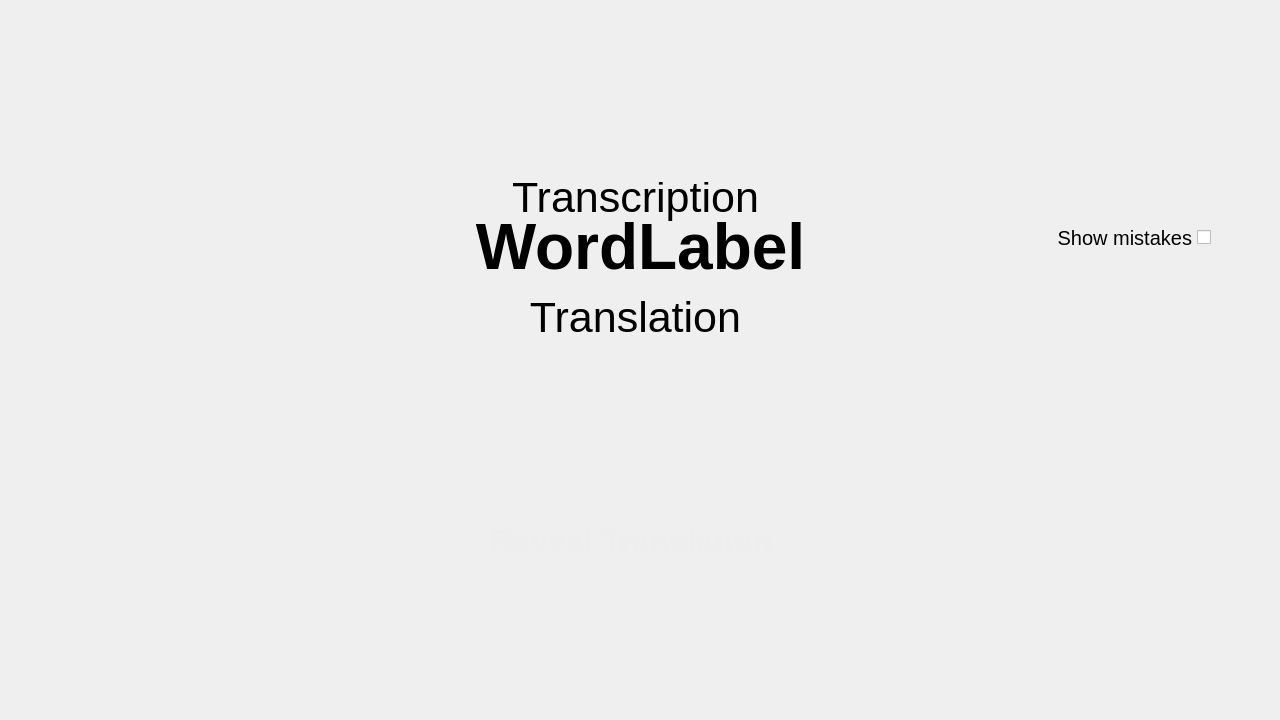
<?xml version="1.0" encoding="UTF-8"?>
<ui version="4.0">
 <class>UNOlingo</class>
 <widget class="QWidget" name="UNOlingo">
  <property name="geometry">
   <rect>
    <x>0</x>
    <y>0</y>
    <width>1280</width>
    <height>720</height>
   </rect>
  </property>
  <property name="minimumSize">
   <size>
    <width>1280</width>
    <height>0</height>
   </size>
  </property>
  <property name="maximumSize">
   <size>
    <width>1280</width>
    <height>720</height>
   </size>
  </property>
  <property name="windowTitle">
   <string>UNOlingo</string>
  </property>
  <property name="windowIcon">
   <iconset>
    <normaloff>../images/UNOlingo.png</normaloff>../images/UNOlingo.png</iconset>
  </property>
  <widget class="QWidget" name="verticalLayoutWidget">
   <property name="geometry">
    <rect>
     <x>-10</x>
     <y>0</y>
     <width>1301</width>
     <height>771</height>
    </rect>
   </property>
   <layout class="QVBoxLayout" name="Base_Layout" stretch="0,0">
    <property name="spacing">
     <number>9</number>
    </property>
    <property name="leftMargin">
     <number>0</number>
    </property>
    <property name="rightMargin">
     <number>0</number>
    </property>
    <property name="bottomMargin">
     <number>0</number>
    </property>
    <item>
     <widget class="QStackedWidget" name="pages">
      <property name="layoutDirection">
       <enum>Qt::LayoutDirection::RightToLeft</enum>
      </property>
      <property name="autoFillBackground">
       <bool>false</bool>
      </property>
      <property name="currentIndex">
       <number>0</number>
      </property>
      <widget class="QWidget" name="Lesson_screen">
       <widget class="QWidget" name="verticalLayoutWidget_2">
        <property name="geometry">
         <rect>
          <x>0</x>
          <y>0</y>
          <width>1282</width>
          <height>591</height>
         </rect>
        </property>
        <layout class="QVBoxLayout" name="Main_Study_Layout">
         <property name="spacing">
          <number>0</number>
         </property>
         <property name="leftMargin">
          <number>0</number>
         </property>
         <property name="topMargin">
          <number>0</number>
         </property>
         <property name="bottomMargin">
          <number>0</number>
         </property>
         <item>
          <spacer name="word_centering2">
           <property name="orientation">
            <enum>Qt::Orientation::Vertical</enum>
           </property>
           <property name="sizeType">
            <enum>QSizePolicy::Policy::Fixed</enum>
           </property>
           <property name="sizeHint" stdset="0">
            <size>
             <width>20</width>
             <height>170</height>
            </size>
           </property>
          </spacer>
         </item>
         <item>
          <widget class="QWidget" name="Center_widget" native="true">
           <property name="minimumSize">
            <size>
             <width>0</width>
             <height>160</height>
            </size>
           </property>
           <property name="maximumSize">
            <size>
             <width>16777215</width>
             <height>160</height>
            </size>
           </property>
           <widget class="QLabel" name="The_word">
            <property name="geometry">
             <rect>
              <x>10</x>
              <y>10</y>
              <width>1281</width>
              <height>110</height>
             </rect>
            </property>
            <property name="maximumSize">
             <size>
              <width>16777215</width>
              <height>110</height>
             </size>
            </property>
            <property name="font">
             <font>
              <pointsize>48</pointsize>
              <bold>true</bold>
             </font>
            </property>
            <property name="styleSheet">
             <string notr="true"/>
            </property>
            <property name="text">
             <string>WordLabel</string>
            </property>
            <property name="alignment">
             <set>Qt::AlignmentFlag::AlignCenter</set>
            </property>
           </widget>
           <widget class="QPushButton" name="repeat_audio">
            <property name="geometry">
             <rect>
              <x>250</x>
              <y>10</y>
              <width>100</width>
              <height>100</height>
             </rect>
            </property>
            <property name="minimumSize">
             <size>
              <width>100</width>
              <height>100</height>
             </size>
            </property>
            <property name="maximumSize">
             <size>
              <width>100</width>
              <height>100</height>
             </size>
            </property>
            <property name="styleSheet">
             <string notr="true">QPushButton {
    color: #333;
    border: none;
    border-radius: 50px;
    border-style: outset;
    background: qradialgradient(
        cx: 0.3, cy: -0.4, fx: 0.3, fy: -0.4,
        radius: 1.35, stop: 0 #fff, stop: 1 #ccc
        );
    padding: 5px;
    }

QPushButton:hover {
    background: qradialgradient(
        cx: 0.3, cy: -0.4, fx: 0.3, fy: -0.4,
        radius: 1.35, stop: 0 #fff, stop: 1 #aaa
        );
    }

QPushButton:pressed {
    border-style: inset;
    background: qradialgradient(
        cx: 0.4, cy: -0.1, fx: 0.4, fy: -0.1,
        radius: 1.35, stop: 0 #fff, stop: 1 #bbb
        );
    }</string>
            </property>
            <property name="text">
             <string/>
            </property>
            <property name="icon">
             <iconset>
              <normalon>../images/audio.png</normalon>
             </iconset>
            </property>
            <property name="iconSize">
             <size>
              <width>60</width>
              <height>60</height>
             </size>
            </property>
           </widget>
           <widget class="QPushButton" name="restart_lesson">
            <property name="enabled">
             <bool>true</bool>
            </property>
            <property name="geometry">
             <rect>
              <x>930</x>
              <y>10</y>
              <width>100</width>
              <height>100</height>
             </rect>
            </property>
            <property name="minimumSize">
             <size>
              <width>100</width>
              <height>100</height>
             </size>
            </property>
            <property name="maximumSize">
             <size>
              <width>100</width>
              <height>100</height>
             </size>
            </property>
            <property name="styleSheet">
             <string notr="true">QPushButton {
    color: #333;
    border: none;
    border-radius: 50px;
    border-style: outset;
    background: qradialgradient(
        cx: 0.3, cy: -0.4, fx: 0.3, fy: -0.4,
        radius: 1.35, stop: 0 #fff, stop: 1 #ccc
        );
    padding: 5px;
    }

QPushButton:hover {
    background: qradialgradient(
        cx: 0.3, cy: -0.4, fx: 0.3, fy: -0.4,
        radius: 1.35, stop: 0 #fff, stop: 1 #aaa
        );
    }

QPushButton:pressed {
    border-style: inset;
    background: qradialgradient(
        cx: 0.4, cy: -0.1, fx: 0.4, fy: -0.1,
        radius: 1.35, stop: 0 #fff, stop: 1 #bbb
        );
    }
</string>
            </property>
            <property name="text">
             <string/>
            </property>
            <property name="icon">
             <iconset>
              <normalon>../images/restart.png</normalon>
             </iconset>
            </property>
            <property name="iconSize">
             <size>
              <width>60</width>
              <height>60</height>
             </size>
            </property>
           </widget>
           <widget class="QLabel" name="word_translation">
            <property name="geometry">
             <rect>
              <x>10</x>
              <y>110</y>
              <width>1271</width>
              <height>50</height>
             </rect>
            </property>
            <property name="minimumSize">
             <size>
              <width>0</width>
              <height>50</height>
             </size>
            </property>
            <property name="maximumSize">
             <size>
              <width>16777215</width>
              <height>50</height>
             </size>
            </property>
            <property name="font">
             <font>
              <pointsize>32</pointsize>
             </font>
            </property>
            <property name="text">
             <string>Translation</string>
            </property>
            <property name="alignment">
             <set>Qt::AlignmentFlag::AlignCenter</set>
            </property>
           </widget>
           <widget class="QLabel" name="word_transcription">
            <property name="geometry">
             <rect>
              <x>10</x>
              <y>-10</y>
              <width>1271</width>
              <height>50</height>
             </rect>
            </property>
            <property name="minimumSize">
             <size>
              <width>0</width>
              <height>50</height>
             </size>
            </property>
            <property name="maximumSize">
             <size>
              <width>16777215</width>
              <height>50</height>
             </size>
            </property>
            <property name="font">
             <font>
              <pointsize>32</pointsize>
             </font>
            </property>
            <property name="text">
             <string>Transcription</string>
            </property>
            <property name="alignment">
             <set>Qt::AlignmentFlag::AlignCenter</set>
            </property>
           </widget>
           <widget class="QCheckBox" name="checkBox">
            <property name="geometry">
             <rect>
              <x>1060</x>
              <y>40</y>
              <width>161</width>
              <height>31</height>
             </rect>
            </property>
            <property name="font">
             <font>
              <pointsize>15</pointsize>
             </font>
            </property>
            <property name="text">
             <string>Show mistakes</string>
            </property>
           </widget>
          </widget>
         </item>
         <item>
          <spacer name="word_centering1">
           <property name="orientation">
            <enum>Qt::Orientation::Vertical</enum>
           </property>
           <property name="sizeType">
            <enum>QSizePolicy::Policy::Fixed</enum>
           </property>
           <property name="sizeHint" stdset="0">
            <size>
             <width>20</width>
             <height>60</height>
            </size>
           </property>
          </spacer>
         </item>
         <item>
          <layout class="QHBoxLayout" name="W_L_button_layout">
           <property name="spacing">
            <number>20</number>
           </property>
           <property name="leftMargin">
            <number>400</number>
           </property>
           <property name="rightMargin">
            <number>400</number>
           </property>
           <item>
            <spacer name="button_spaceholder2_2">
             <property name="orientation">
              <enum>Qt::Orientation::Vertical</enum>
             </property>
             <property name="sizeType">
              <enum>QSizePolicy::Policy::Fixed</enum>
             </property>
             <property name="sizeHint" stdset="0">
              <size>
               <width>5</width>
               <height>70</height>
              </size>
             </property>
            </spacer>
           </item>
           <item>
            <widget class="QPushButton" name="L_answer">
             <property name="minimumSize">
              <size>
               <width>0</width>
               <height>70</height>
              </size>
             </property>
             <property name="maximumSize">
              <size>
               <width>16777215</width>
               <height>70</height>
              </size>
             </property>
             <property name="styleSheet">
              <string notr="true">QPushButton {
    color: #333;
    border: none;
    border-radius: 30px;
    border-style: outset;
    background: qradialgradient(
        cx: 0.3, cy: -0.4, fx: 0.3, fy: -0.4,
        radius: 1.35, stop: 0 #fff, stop: 1 #c71050
        );
    padding: 5px;
    }

QPushButton:hover {
    background: qradialgradient(
        cx: 0.3, cy: -0.4, fx: 0.3, fy: -0.4,
        radius: 1.35, stop: 0 #fff, stop: 1 #e0487d
        );
    }

QPushButton:pressed {
    border-style: inset;
    background: qradialgradient(
        cx: 0.4, cy: -0.1, fx: 0.4, fy: -0.1,
        radius: 1.35, stop: 0 #fff, stop: 1 #e86413
        );
    }</string>
             </property>
             <property name="text">
              <string/>
             </property>
             <property name="icon">
              <iconset>
               <normalon>../images/cross.png</normalon>
              </iconset>
             </property>
             <property name="iconSize">
              <size>
               <width>64</width>
               <height>64</height>
              </size>
             </property>
            </widget>
           </item>
           <item>
            <widget class="QPushButton" name="W_answer">
             <property name="minimumSize">
              <size>
               <width>0</width>
               <height>70</height>
              </size>
             </property>
             <property name="maximumSize">
              <size>
               <width>16777215</width>
               <height>70</height>
              </size>
             </property>
             <property name="styleSheet">
              <string notr="true">QPushButton {
    color: #333;
    border: none;
    border-radius: 30px;
    border-style: outset;
    background: qradialgradient(
        cx: 0.3, cy: -0.4, fx: 0.3, fy: -0.4,
        radius: 1.35, stop: 0 #fff, stop: 1 #10a350
        );
    padding: 5px;
    }

QPushButton:hover {
    background: qradialgradient(
        cx: 0.3, cy: -0.4, fx: 0.3, fy: -0.4,
        radius: 1.35, stop: 0 #fff, stop: 1 #3cd665
        );
    }

QPushButton:pressed {
    border-style: inset;
    background: qradialgradient(
        cx: 0.4, cy: -0.1, fx: 0.4, fy: -0.1,
        radius: 1.35, stop: 0 #fff, stop: 1 #28d413
        );
    }</string>
             </property>
             <property name="text">
              <string/>
             </property>
             <property name="icon">
              <iconset>
               <normalon>../images/checked.png</normalon>
              </iconset>
             </property>
             <property name="iconSize">
              <size>
               <width>64</width>
               <height>64</height>
              </size>
             </property>
            </widget>
           </item>
           <item>
            <spacer name="button_spaceholder2_3">
             <property name="orientation">
              <enum>Qt::Orientation::Vertical</enum>
             </property>
             <property name="sizeType">
              <enum>QSizePolicy::Policy::Fixed</enum>
             </property>
             <property name="sizeHint" stdset="0">
              <size>
               <width>5</width>
               <height>70</height>
              </size>
             </property>
            </spacer>
           </item>
          </layout>
         </item>
         <item>
          <layout class="QHBoxLayout" name="translation_layout">
           <property name="spacing">
            <number>90</number>
           </property>
           <property name="leftMargin">
            <number>160</number>
           </property>
           <property name="topMargin">
            <number>10</number>
           </property>
           <property name="rightMargin">
            <number>160</number>
           </property>
           <property name="bottomMargin">
            <number>0</number>
           </property>
           <item>
            <spacer name="button_spaceholder2">
             <property name="orientation">
              <enum>Qt::Orientation::Vertical</enum>
             </property>
             <property name="sizeType">
              <enum>QSizePolicy::Policy::Fixed</enum>
             </property>
             <property name="sizeHint" stdset="0">
              <size>
               <width>5</width>
               <height>70</height>
              </size>
             </property>
            </spacer>
           </item>
           <item>
            <widget class="QPushButton" name="translation">
             <property name="enabled">
              <bool>true</bool>
             </property>
             <property name="minimumSize">
              <size>
               <width>0</width>
               <height>70</height>
              </size>
             </property>
             <property name="maximumSize">
              <size>
               <width>496</width>
               <height>70</height>
              </size>
             </property>
             <property name="font">
              <font>
               <pointsize>24</pointsize>
               <bold>true</bold>
              </font>
             </property>
             <property name="styleSheet">
              <string notr="true">QPushButton {
    color: #eee;
    border: none;
    border-radius: 30px;
    border-style: outset;
    background: qradialgradient(
        cx: 0.3, cy: -0.4, fx: 0.3, fy: -0.4,
        radius: 1.35, stop: 0 #fff, stop: 1 #7612b8
        );
    padding: 5px;
    }

QPushButton:hover {
    background: qradialgradient(
        cx: 0.3, cy: -0.4, fx: 0.3, fy: -0.4,
        radius: 1.35, stop: 0 #fff, stop: 1 #954af7
        );
    }

QPushButton:pressed {
    border-style: inset;
    background: qradialgradient(
        cx: 0.4, cy: -0.1, fx: 0.4, fy: -0.1,
        radius: 1.35, stop: 0 #fff, stop: 1 #5b29f2
        );
    }</string>
             </property>
             <property name="text">
              <string>Reveal Translation</string>
             </property>
            </widget>
           </item>
           <item>
            <spacer name="button_spaceholder1">
             <property name="orientation">
              <enum>Qt::Orientation::Vertical</enum>
             </property>
             <property name="sizeType">
              <enum>QSizePolicy::Policy::Fixed</enum>
             </property>
             <property name="sizeHint" stdset="0">
              <size>
               <width>5</width>
               <height>70</height>
              </size>
             </property>
            </spacer>
           </item>
          </layout>
         </item>
        </layout>
       </widget>
       <widget class="QWidget" name="Back_widget" native="true">
        <property name="geometry">
         <rect>
          <x>0</x>
          <y>0</y>
          <width>1280</width>
          <height>120</height>
         </rect>
        </property>
        <property name="minimumSize">
         <size>
          <width>1280</width>
          <height>120</height>
         </size>
        </property>
        <property name="maximumSize">
         <size>
          <width>1280</width>
          <height>16777215</height>
         </size>
        </property>
        <widget class="QPushButton" name="prev_page">
         <property name="geometry">
          <rect>
           <x>280</x>
           <y>40</y>
           <width>100</width>
           <height>70</height>
          </rect>
         </property>
         <property name="minimumSize">
          <size>
           <width>100</width>
           <height>70</height>
          </size>
         </property>
         <property name="maximumSize">
          <size>
           <width>100</width>
           <height>70</height>
          </size>
         </property>
         <property name="font">
          <font>
           <pointsize>9</pointsize>
          </font>
         </property>
         <property name="styleSheet">
          <string notr="true">QPushButton {
    color: #333;
    border: none;
    border-radius: 30px;
    border-style: outset;
    background: qradialgradient(
        cx: 0.3, cy: -0.4, fx: 0.3, fy: -0.4,
        radius: 1.35, stop: 0 #fff, stop: 1 rgb(199, 20, 47)
        );
    padding: 5px;
    }

QPushButton:hover {
    background: qradialgradient(
        cx: 0.3, cy: -0.4, fx: 0.3, fy: -0.4,
        radius: 1.35, stop: 0 #fff, stop: 1 rgb(224, 53, 78)
        );
    }

QPushButton:pressed {
    border-style: inset;
    background: qradialgradient(
        cx: 0.4, cy: -0.1, fx: 0.4, fy: -0.1,
        radius: 1.35, stop: 0 #fff, stop: 1 rgb(232, 0, 0)
        );
    }
</string>
         </property>
         <property name="text">
          <string/>
         </property>
         <property name="icon">
          <iconset>
           <normalon>../images/return.png</normalon>
          </iconset>
         </property>
         <property name="iconSize">
          <size>
           <width>80</width>
           <height>60</height>
          </size>
         </property>
        </widget>
        <widget class="QLabel" name="points_display">
         <property name="geometry">
          <rect>
           <x>650</x>
           <y>70</y>
           <width>341</width>
           <height>31</height>
          </rect>
         </property>
         <property name="font">
          <font>
           <pointsize>20</pointsize>
          </font>
         </property>
         <property name="styleSheet">
          <string notr="true">
    QLabel {
        padding: 10px;            /* Padding around the text */
        border-radius: 15px;      /* Rounded corners */

    }

</string>
         </property>
         <property name="text">
          <string/>
         </property>
         <property name="alignment">
          <set>Qt::AlignmentFlag::AlignRight|Qt::AlignmentFlag::AlignTrailing|Qt::AlignmentFlag::AlignVCenter</set>
         </property>
        </widget>
       </widget>
      </widget>
      <widget class="QWidget" name="Mode_Choose_screen">
       <widget class="QWidget" name="verticalLayoutWidget_3">
        <property name="geometry">
         <rect>
          <x>0</x>
          <y>0</y>
          <width>1291</width>
          <height>721</height>
         </rect>
        </property>
        <layout class="QVBoxLayout" name="Main_Mode_Layout" stretch="0,0,0,0">
         <property name="spacing">
          <number>9</number>
         </property>
         <property name="leftMargin">
          <number>0</number>
         </property>
         <property name="topMargin">
          <number>0</number>
         </property>
         <property name="rightMargin">
          <number>0</number>
         </property>
         <property name="bottomMargin">
          <number>0</number>
         </property>
         <item>
          <widget class="QWidget" name="Back_widget_2" native="true">
           <property name="minimumSize">
            <size>
             <width>700</width>
             <height>120</height>
            </size>
           </property>
           <property name="maximumSize">
            <size>
             <width>16777215</width>
             <height>120</height>
            </size>
           </property>
           <widget class="QPushButton" name="prev_page_2">
            <property name="geometry">
             <rect>
              <x>280</x>
              <y>40</y>
              <width>100</width>
              <height>70</height>
             </rect>
            </property>
            <property name="minimumSize">
             <size>
              <width>100</width>
              <height>70</height>
             </size>
            </property>
            <property name="maximumSize">
             <size>
              <width>100</width>
              <height>70</height>
             </size>
            </property>
            <property name="font">
             <font>
              <pointsize>9</pointsize>
             </font>
            </property>
            <property name="styleSheet">
             <string notr="true">QPushButton {
    color: #333;
    border: none;
    border-radius: 30px;
    border-style: outset;
    background: qradialgradient(
        cx: 0.3, cy: -0.4, fx: 0.3, fy: -0.4,
        radius: 1.35, stop: 0 #fff, stop: 1 rgb(199, 20, 47)
        );
    padding: 5px;
    }

QPushButton:hover {
    background: qradialgradient(
        cx: 0.3, cy: -0.4, fx: 0.3, fy: -0.4,
        radius: 1.35, stop: 0 #fff, stop: 1 rgb(224, 53, 78)
        );
    }

QPushButton:pressed {
    border-style: inset;
    background: qradialgradient(
        cx: 0.4, cy: -0.1, fx: 0.4, fy: -0.1,
        radius: 1.35, stop: 0 #fff, stop: 1 rgb(232, 0, 0)
        );
    }
</string>
            </property>
            <property name="text">
             <string/>
            </property>
            <property name="icon">
             <iconset>
              <normalon>../images/return.png</normalon>
             </iconset>
            </property>
            <property name="iconSize">
             <size>
              <width>80</width>
              <height>60</height>
             </size>
            </property>
           </widget>
          </widget>
         </item>
         <item>
          <spacer name="verticalSpacer_3">
           <property name="orientation">
            <enum>Qt::Orientation::Vertical</enum>
           </property>
           <property name="sizeType">
            <enum>QSizePolicy::Policy::Fixed</enum>
           </property>
           <property name="sizeHint" stdset="0">
            <size>
             <width>20</width>
             <height>50</height>
            </size>
           </property>
          </spacer>
         </item>
         <item>
          <layout class="QGridLayout" name="gridLayout">
           <property name="horizontalSpacing">
            <number>15</number>
           </property>
           <item row="6" column="0">
            <widget class="QPushButton" name="mode3ex">
             <property name="minimumSize">
              <size>
               <width>700</width>
               <height>70</height>
              </size>
             </property>
             <property name="maximumSize">
              <size>
               <width>700</width>
               <height>16777215</height>
              </size>
             </property>
             <property name="font">
              <font>
               <pointsize>32</pointsize>
              </font>
             </property>
             <property name="text">
              <string>Екзамен</string>
             </property>
            </widget>
           </item>
           <item row="1" column="0">
            <widget class="QLabel" name="mode_choose">
             <property name="enabled">
              <bool>true</bool>
             </property>
             <property name="maximumSize">
              <size>
               <width>700</width>
               <height>70</height>
              </size>
             </property>
             <property name="font">
              <font>
               <pointsize>44</pointsize>
               <bold>true</bold>
              </font>
             </property>
             <property name="text">
              <string>Выбор режима</string>
             </property>
             <property name="alignment">
              <set>Qt::AlignmentFlag::AlignCenter</set>
             </property>
            </widget>
           </item>
           <item row="5" column="0">
            <widget class="QPushButton" name="mode2stud">
             <property name="minimumSize">
              <size>
               <width>700</width>
               <height>70</height>
              </size>
             </property>
             <property name="maximumSize">
              <size>
               <width>700</width>
               <height>16777215</height>
              </size>
             </property>
             <property name="font">
              <font>
               <pointsize>32</pointsize>
              </font>
             </property>
             <property name="text">
              <string>Изучение слов</string>
             </property>
            </widget>
           </item>
           <item row="2" column="0">
            <widget class="QPushButton" name="mode1intro">
             <property name="minimumSize">
              <size>
               <width>700</width>
               <height>70</height>
              </size>
             </property>
             <property name="maximumSize">
              <size>
               <width>700</width>
               <height>16777215</height>
              </size>
             </property>
             <property name="font">
              <font>
               <pointsize>32</pointsize>
              </font>
             </property>
             <property name="autoFillBackground">
              <bool>false</bool>
             </property>
             <property name="text">
              <string>Слова в этом уроке</string>
             </property>
            </widget>
           </item>
           <item row="7" column="0">
            <spacer name="verticalSpacer_4">
             <property name="orientation">
              <enum>Qt::Orientation::Vertical</enum>
             </property>
             <property name="sizeType">
              <enum>QSizePolicy::Policy::Fixed</enum>
             </property>
             <property name="sizeHint" stdset="0">
              <size>
               <width>20</width>
               <height>50</height>
              </size>
             </property>
            </spacer>
           </item>
          </layout>
         </item>
         <item>
          <spacer name="verticalSpacer">
           <property name="orientation">
            <enum>Qt::Orientation::Vertical</enum>
           </property>
           <property name="sizeType">
            <enum>QSizePolicy::Policy::Fixed</enum>
           </property>
           <property name="sizeHint" stdset="0">
            <size>
             <width>20</width>
             <height>100</height>
            </size>
           </property>
          </spacer>
         </item>
        </layout>
       </widget>
      </widget>
      <widget class="QWidget" name="page">
       <widget class="QWidget" name="gridLayoutWidget">
        <property name="geometry">
         <rect>
          <x>10</x>
          <y>0</y>
          <width>1271</width>
          <height>721</height>
         </rect>
        </property>
        <layout class="QGridLayout" name="groupGrid"/>
       </widget>
      </widget>
      <widget class="QWidget" name="page_2">
       <widget class="QWidget" name="gridLayoutWidget_2">
        <property name="geometry">
         <rect>
          <x>10</x>
          <y>0</y>
          <width>1271</width>
          <height>721</height>
         </rect>
        </property>
        <layout class="QGridLayout" name="groupGrid_2"/>
       </widget>
      </widget>
     </widget>
    </item>
    <item>
     <spacer name="verticalSpacer_2">
      <property name="orientation">
       <enum>Qt::Orientation::Vertical</enum>
      </property>
      <property name="sizeType">
       <enum>QSizePolicy::Policy::Fixed</enum>
      </property>
      <property name="sizeHint" stdset="0">
       <size>
        <width>20</width>
        <height>50</height>
       </size>
      </property>
     </spacer>
    </item>
   </layout>
  </widget>
 </widget>
 <resources/>
 <connections/>
</ui>
